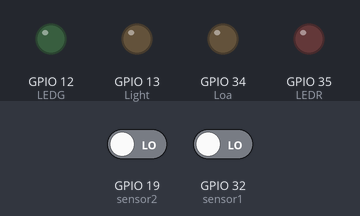
Bench run of a sketch on a simulated ESP32. Shown: output pins drawn as LEDs (lit = HIGH). Inputs (shaded band) come from the test bench; at power-on: GPIO 19 (sensor2) LOW, GPIO 32 (sensor1) LOW. WiFi joins after 1.5 s; servers stay silent unless stated; the Firebase database answers and starts empty; what the sketch prints to the serial monitor is not drawn.

Above: at 0.1 s.
At 2.4 s:
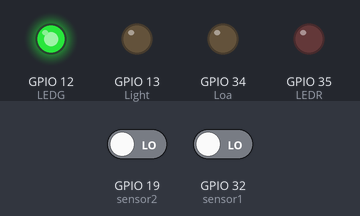
Timing chart, 0 to 3.9 s (numbered marks = the images above):
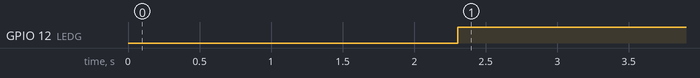

Measured:
- by itself, GPIO 12 (LEDG): LOW → HIGH at 2.3 s

The sketch:

NCKH_Detection.ino
```cpp
#include <WiFi.h>
#include <FirebaseESP32.h>
//#include "BluetoothSerial.h"

// BluetoothSerial SerialBT;

#include <addons/TokenHelper.h>
#include <addons/RTDBHelper.h>

const char* ssid = "Tien Thanh";
const char* password = "tienthanh2003";

#define API_KEY "AIzaSyAMvBCTbMwNGP6kl74H2-HkbxJ_oRCRaXo"

#define USER_EMAIL1 "test@gmail.com"
#define USER_PASSWORD1 "112233"

#define DATABASE_URL "https://data11-415a2-default-rtdb.asia-southeast1.firebasedatabase.app/"

#define sensor1 32  // quang trở
#define sensor2 19  //sr505mini - cảm biến chuyển động nhiệt
#define LEDR 35      // đèn báo động đỏ - có trộm
#define LEDG 12        // đèn báo động xanh - an toàn
#define Loa 34        // loa báo động
#define Light 13  // đèn ngày - đêm ( dùng relay1 )

FirebaseData fbdo;
FirebaseAuth auth;
FirebaseConfig config;
FirebaseData firebaseData;

// bool toggleUser = false;

//----------------------------hàm get tk và mk trên firebase--------------------------------------
void signIn(const char *email, const char *password)
{

    auth.user.email = email;
    auth.user.password = password;

    Firebase.reset(&config);
    Firebase.begin(&config, &auth);
}
//---------------------------------------------------------------------------------------------
void initWiFi() {
  WiFi.mode(WIFI_STA);
  WiFi.begin(ssid, password);
  Serial.print("Connecting to WiFi ..");
  while (WiFi.status() != WL_CONNECTED) {
    Serial.print('.');
    delay(1000);
  }
  Serial.println(WiFi.localIP());
}
void setup()
{
  pinMode(sensor1,INPUT);
  pinMode(sensor2,INPUT);
  pinMode(LEDR,OUTPUT);
  pinMode(LEDG,OUTPUT);
  pinMode(Loa,OUTPUT);
  pinMode(Light,OUTPUT);
  Serial.begin(115200);

  initWiFi();
  Serial.print("RRSI: ");
  Serial.println(WiFi.RSSI());

    Serial.printf("Firebase Client v%s\n\n", FIREBASE_CLIENT_VERSION);
    config.api_key = API_KEY;
    config.database_url = DATABASE_URL;
    Firebase.reconnectWiFi(true);
    fbdo.setResponseSize(4096);
    config.token_status_callback = tokenStatusCallback;
    signIn(USER_EMAIL1, USER_PASSWORD1);
}

//-------------------------------"hệ thống cảnh báo"----------------------------------------------
void detection(float value1, float value2){

    //"chế độ trời tối"

    if(value1==1){
      Serial.print(F("\n trời tối"));
      Firebase.setString(firebaseData, "/FirebaseIOT/admin/01/sttled","Ban đêm, trời tối.");
      if (value2==0){
        Serial.print(F("\n Không có trộm"));
          digitalWrite(LEDR, LOW);
          digitalWrite(LEDG, HIGH);
          digitalWrite(Loa, LOW);
          digitalWrite(Light, HIGH);

      Firebase.setString(firebaseData, "/FirebaseIOT/admin/01/Detection","Không có khả nghi.");
        }else if(value2 ==1){
          Serial.print(F("\n CÓ TRỘM!!!"));
          digitalWrite(LEDR, HIGH);
          digitalWrite(LEDG, LOW);
          digitalWrite(Loa, HIGH);
          digitalWrite(Light, HIGH);

      Firebase.setString(firebaseData, "/FirebaseIOT/admin/01/Detection","Có trộm!!!!!!!");
        }
      }

      //"chế độ trời sáng"

      if(value1==0){
        Serial.print(F("\n trời sáng"));
      Firebase.setString(firebaseData, "/FirebaseIOT/admin/01/sttled","Ban ngày, trời sáng.");
        if (value2==0){
          Serial.print(F("\n không có trộm"));
            digitalWrite(LEDR, LOW);
            digitalWrite(LEDG, HIGH);
            digitalWrite(Loa, LOW);
            digitalWrite(Light, LOW);

      Firebase.setString(firebaseData, "/FirebaseIOT/admin/01/Detection","Không có khả nghi.");
        }else if(value2 ==1){
          Serial.print(F("\n có trộmmmmmm"));
            digitalWrite(LEDR, HIGH);
            digitalWrite(LEDG, LOW);
            digitalWrite(Loa, HIGH);
            digitalWrite(Light, LOW);

      Firebase.setString(firebaseData, "/FirebaseIOT/admin/01/Detection","Có trộm!!!!!!!");

        }
      }
}

//-----------------------------------------------------------------------------

int control;
void loop() {

     if (Firebase.ready())// khi firebase đã sẵn sàng
        {
    // thực thi chương trình
      Firebase.getFloat(firebaseData, "/FirebaseIOT/admin/01/DetectionValue");
      control = firebaseData.intData();
      {
        Serial.println(control);
        }
     if (control == 1){
  float value1= digitalRead(sensor1);
  float value2= digitalRead(sensor2);
    detection(value1,value2);
    }
    else if (control==0)
    {
   float value1= digitalRead(sensor1);
   detection(value1,0);
   delay(10000);
  Firebase.setFloat(firebaseData, "/FirebaseIOT/admin/01/DetectionValue",1);
      }
  // kết thúc thực thi chương trình
        }
}
```
